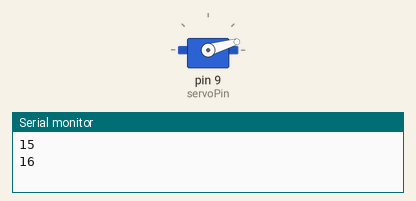
This sketch was run on a simulated Arduino Uno, built with avr-gcc and run on an emulated ATmega328P. On the bench: servo, the last lines printed to the serial monitor.

Above: at 0.05 s.
At 1.9 s:
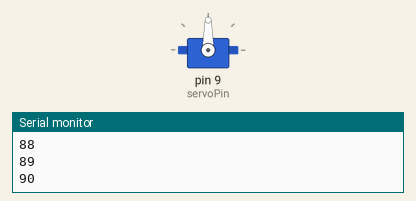
At 3.75 s:
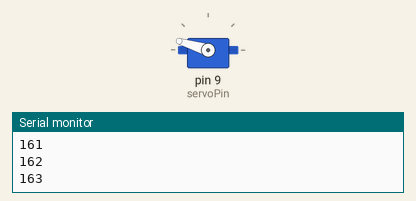
At 7.5 s:
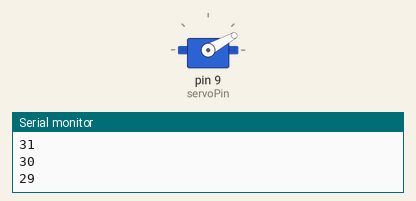
Timing chart, 0 to 10.2 s (numbered marks = the images above):
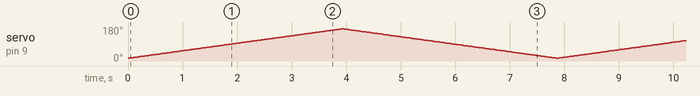

The sketch:

Lesson_16.ino
```cpp
#include <Servo.h>
int pos = 0;    // variable to store the servo position
int servoPin= 9;
int servoDelay=25;
Servo myPointer;


void setup()
{
  Serial.begin(9600);
  myPointer.attach(servoPin);  // attaches the servo on pin 9 to the servo object
}


void loop() {

for (pos=15; pos<=170; pos=pos+1) {
  Serial.println(pos);
  myPointer.write(pos);
  delay(servoDelay);

}

for (pos=170; pos>=15; pos=pos-1) {
  Serial.println(pos);
  myPointer.write(pos);
  delay(servoDelay);
}
}
```
